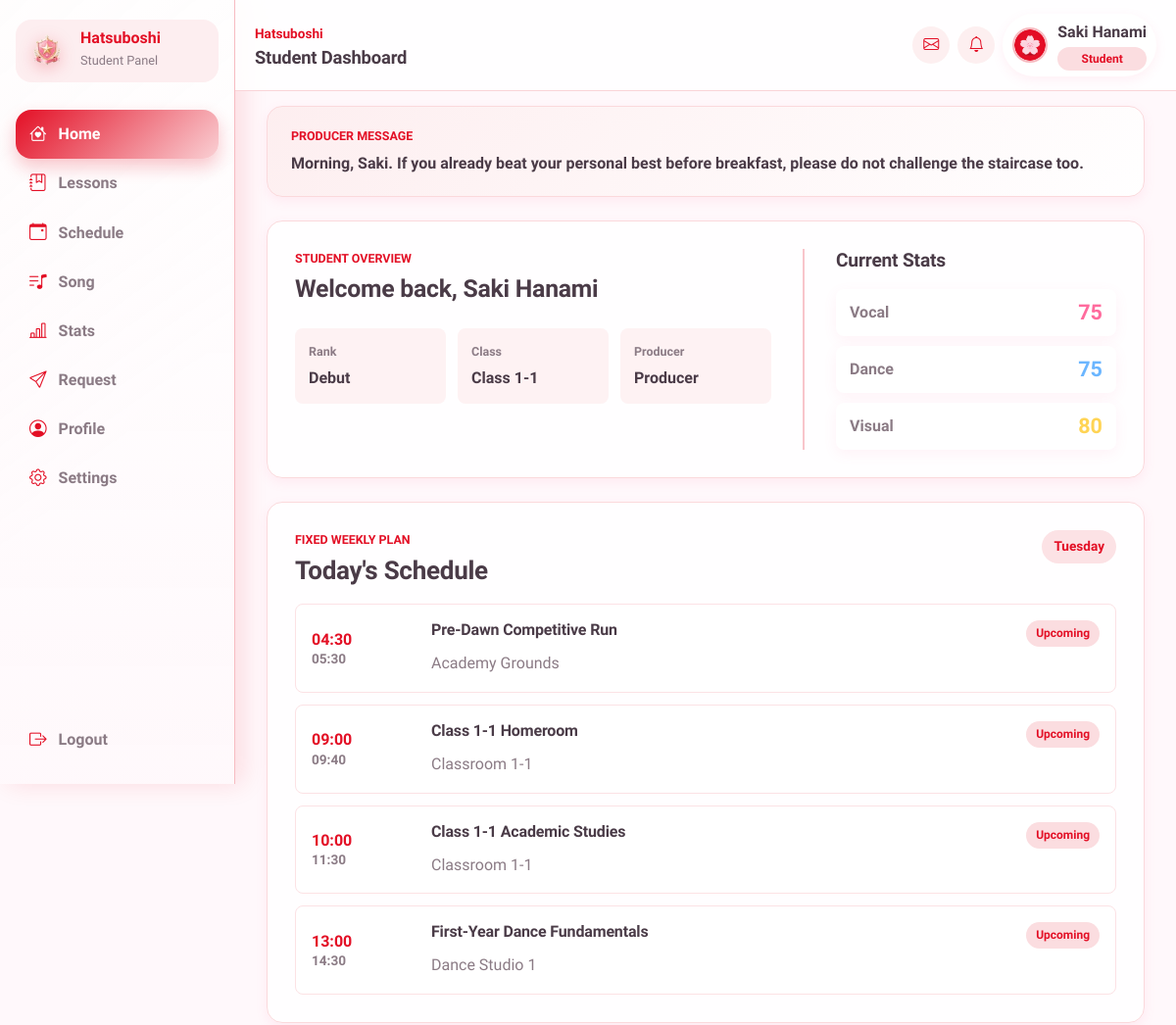
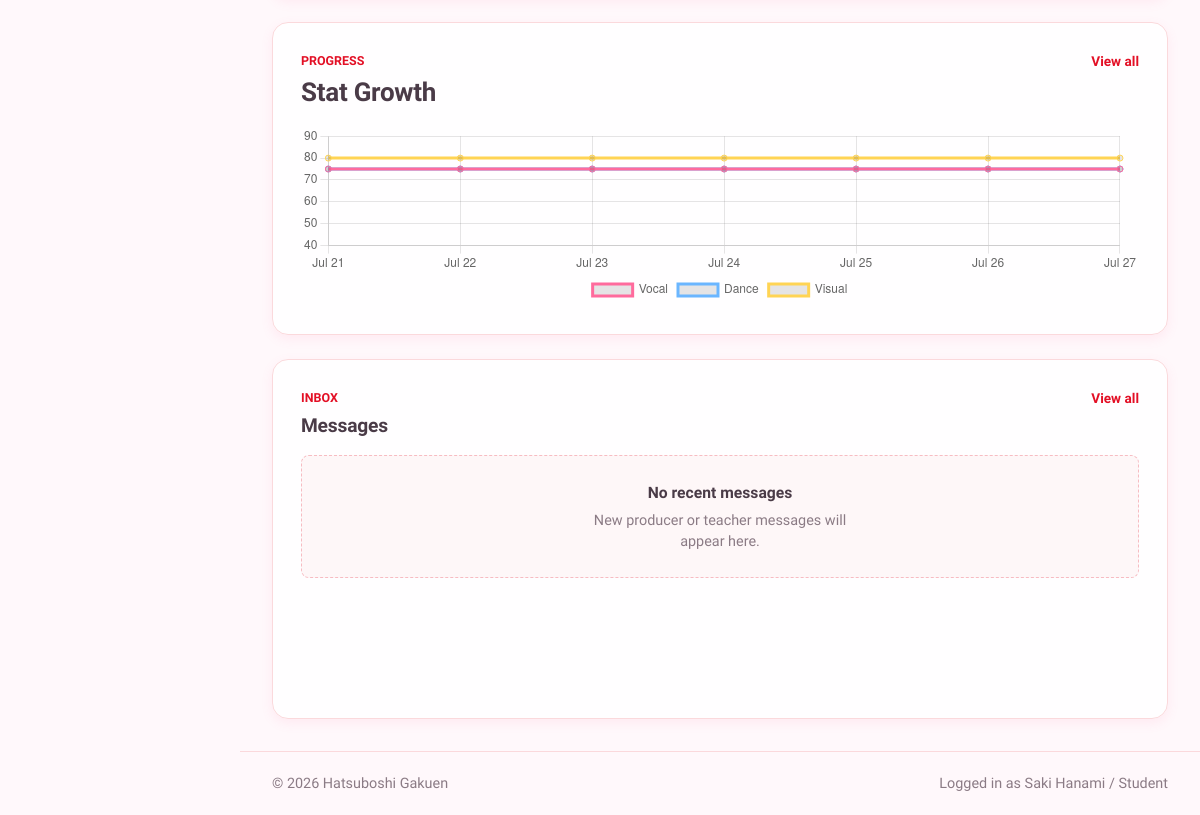
The app's page /student/dashboard.php (signed in) with its own data (2 pictures, top to bottom).
### tables this page shows
CREATE TABLE `students` (
  `id` int(11) NOT NULL AUTO_INCREMENT,
  `user_id` int(11) NOT NULL,
  `name` varchar(100) NOT NULL,
  `name_jp` varchar(100) DEFAULT NULL,
  `birthday` date DEFAULT NULL,
  `zodiac` varchar(30) DEFAULT NULL,
  `blood_type` char(2) DEFAULT NULL,
  `height` int(11) DEFAULT NULL,
  `weight` int(11) DEFAULT NULL,
  `three_size` varchar(20) DEFAULT NULL,
  `hometown` varchar(50) DEFAULT NULL,
  `hobbies` text DEFAULT NULL,
  `special_skill` text DEFAULT NULL,
  `school_year` varchar(20) DEFAULT NULL,
  `rank` varchar(10) GENERATED ALWAYS AS (case when (`vocal` + `dance` + `visual`) * 2.3 >= 35000 then 'S5' when (`vocal` + `dance` + `visual`) * 2.3 >= 26000 then 'S4' when (`vocal` + `dance` + `visual`) * 2.3 >= 23000 then 'SSS+' when (`vocal` + `dance` + `visual`) * 2.3 >= 20000 then 'SSS' when (`vocal` + `dance` + `visual`) * 2.3 >= 16000 then 'SS' when (`vocal` + `dance` + `visual`) * 2.3 >= 14500 then 'S+' when (`vocal` + `dance` + `visual`) * 2.3 >= 13000 then 'S' when (`vocal` + `dance` + `visual`) * 2.3 >= 12000 then 'A+' when (`vocal` + `dance` + `visual`) * 2.3 >= 11000 then 'A' when (`vocal` + `dance` + `visual`) * 2.3 >= 10000 then 'B+' when (`vocal` + `dance` + `visual`) * 2.3 >= 9000 then 'B' when (`vocal` + `dance` + `visual`) * 2.3 >= 7500 then 'C+' when (`vocal` + `dance` + `visual`) * 2.3 >= 6500 then 'C' when (`vocal` + `dance` + `visual`) * 2.3 >= 5000 then 'D' when (`vocal` + `dance` + `visual`) * 2.3 >= 3000 then 'E' else 'Debut' end) STORED,
  `vocal` int(11) NOT NULL DEFAULT 0,
  `dance` int(11) NOT NULL DEFAULT 0,
  `visual` int(11) NOT NULL DEFAULT 0,
  `bio` text DEFAULT NULL,
  `producer_id` int(11) DEFAULT NULL,
  `producer_status` enum('active','removal_pending','released','unassigned') DEFAULT 'unassigned',
  `created_at` datetime NOT NULL DEFAULT current_timestamp(),
  `updated_at` datetime NOT NULL DEFAULT current_timestamp() ON UPDATE current_timestamp(),
  PRIMARY KEY (`id`),
  UNIQUE KEY `uniq_students_user_id` (`user_id`),
  KEY `idx_students_producer_id` (`producer_id`),
  KEY `idx_students_rank` (`rank`),
  CONSTRAINT `fk_students_producer` FOREIGN KEY (`producer_id`) REFERENCES `users` (`id`) ON DELETE SET NULL ON UPDATE CASCADE,
  CONSTRAINT `fk_students_user` FOREIGN KEY (`user_id`) REFERENCES `users` (`id`) ON DELETE CASCADE ON UPDATE CASCADE
);

CREATE TABLE `producer_messages` (
  `id` int(11) NOT NULL AUTO_INCREMENT,
  `producer_id` int(11) DEFAULT NULL,
  `student_id` int(11) DEFAULT NULL,
  `message_type` varchar(50) NOT NULL,
  `tone` varchar(20) DEFAULT NULL,
  `message_text` text NOT NULL,
  PRIMARY KEY (`id`),
  KEY `idx_producer_messages_producer_id` (`producer_id`),
  KEY `idx_producer_messages_student_id` (`student_id`),
  KEY `idx_producer_messages_lookup` (`student_id`,`message_type`),
  CONSTRAINT `fk_producer_messages_producer` FOREIGN KEY (`producer_id`) REFERENCES `users` (`id`) ON DELETE SET NULL ON UPDATE CASCADE,
  CONSTRAINT `fk_producer_messages_student` FOREIGN KEY (`student_id`) REFERENCES `students` (`id`) ON DELETE CASCADE ON UPDATE CASCADE
);

CREATE TABLE `users` (
  `id` int(11) NOT NULL AUTO_INCREMENT,
  `username` varchar(50) NOT NULL,
  `password` varchar(255) NOT NULL,
  `role` enum('admin','producer','teacher','student') NOT NULL,
  `avatar` varchar(255) DEFAULT NULL,
  `is_active` tinyint(1) NOT NULL DEFAULT 1,
  `created_at` datetime NOT NULL DEFAULT current_timestamp(),
  `updated_at` datetime NOT NULL DEFAULT current_timestamp() ON UPDATE current_timestamp(),
  `last_login` datetime DEFAULT NULL,
  `theme_primary_color` varchar(20) DEFAULT '#FF6B9D',
  `theme_secondary_color` varchar(20) DEFAULT '#FFB3D1',
  PRIMARY KEY (`id`),
  UNIQUE KEY `uniq_users_username` (`username`),
  KEY `idx_users_role` (`role`),
  KEY `idx_users_is_active` (`is_active`)
);

CREATE TABLE `recurring_schedules` (
  `id` int(11) NOT NULL AUTO_INCREMENT,
  `student_id` int(11) NOT NULL,
  `weekday` tinyint(4) NOT NULL,
  `activity_type` varchar(50) NOT NULL,
  `title` varchar(100) NOT NULL,
  `description` text DEFAULT NULL,
  `start_time` time NOT NULL,
  `end_time` time NOT NULL,
  `location` varchar(100) DEFAULT NULL,
  `created_by` int(11) DEFAULT NULL,
  `is_active` tinyint(1) NOT NULL DEFAULT 1,
  `created_at` datetime NOT NULL DEFAULT current_timestamp(),
  `updated_at` datetime NOT NULL DEFAULT current_timestamp() ON UPDATE current_timestamp(),
  PRIMARY KEY (`id`)
);

### student/dashboard.php (the view, shortened to what the rows shown need)
<?php
require_once '../config/database.php';
$stmt = $pdo->prepare(
    'SELECT
        s.id,
        s.name,
        s.birthday,
        s.producer_id,
        s.rank,
        s.school_year,
        s.vocal,
        s.dance,
        s.visual,
        su.theme_primary_color,
        su.theme_secondary_color,
        pu.username AS producer_name
     FROM students s
     INNER JOIN users su ON su.id = s.user_id
     LEFT JOIN users pu ON pu.id = s.producer_id
     WHERE s.user_id = ?
     LIMIT 1'
);
$stmt->execute([$_SESSION['id']]);
$student = $stmt->fetch();
$weekday = (int) date('N');
$schedule_stmt = $pdo->prepare(
    'SELECT activity_type, title, description, start_time, end_time, location
     FROM recurring_schedules
     WHERE student_id = ?
       AND weekday = ?
       AND is_active = 1
     ORDER BY start_time'
);
$schedule_stmt->execute([$student['id'], $weekday]);
$today_schedules = $schedule_stmt->fetchAll();
require_once '../includes/stat_chart_helpers.php';
$chart = get_student_weekly_stat_chart($pdo, $student);
$chart_labels = $chart['labels'];
$chart_data = $chart['data'];
$previous_snapshot = $chart['previous_snapshot'];
require_once '../includes/producer_message_helpers.php';
$producer_message = get_producer_message(
    $pdo,
    $student,
    $today_schedules,
    $previous_snapshot ?: null
);
$is_birthday = is_student_birthday_today($student);
require_once '../includes/header.php';
?>
<main class="dashboard-main">
    <section class="producer-message-card <?= $is_birthday ? 'birthday-message-card' : '' ?>">
        <p class="dashboard-eyebrow">
            <?= $is_birthday ? 'Birthday Producer Message' : 'Producer Message' ?>
        </p>
        <p class="producer-message-text">
            <?= htmlspecialchars($producer_message, ENT_QUOTES, 'UTF-8') ?>
        </p>
    </section>
    <section class="dashboard-hero">
        <div class="student-info">
            <p class="dashboard-eyebrow">Student Overview</p>
            <h2>
                Welcome back,
                <?= htmlspecialchars($student['name'] ?? 'Student', ENT_QUOTES, 'UTF-8') ?>
            </h2>
            <dl class="student-details">
                <div>
                    <dt>Rank</dt>
                    <dd><?= htmlspecialchars($student['rank'] ?? 'Unranked', ENT_QUOTES, 'UTF-8') ?></dd>
                </div>
                <div>
                    <dt>Class</dt>
                    <dd><?= htmlspecialchars($student['school_year'] ?? 'Not assigned', ENT_QUOTES, 'UTF-8') ?></dd>
                </div>
                <div>
                    <dt>Producer</dt>
                    <dd><?= htmlspecialchars($student['producer_name'] ?? 'Not assigned', ENT_QUOTES, 'UTF-8') ?></dd>
                </div>
            </dl>
        </div>
        <aside class="current-stats">
            <h2>Current Stats</h2>
            <div class="stat-row vocal">
                <span>Vocal</span>
                <strong><?= (int) ($student['vocal'] ?? 0) ?></strong>
            </div>
            <div class="stat-row dance">
                <span>Dance</span>
                <strong><?= (int) ($student['dance'] ?? 0) ?></strong>
            </div>
            <div class="stat-row visual">
                <span>Visual</span>
                <strong><?= (int) ($student['visual'] ?? 0) ?></strong>
            </div>
        </aside>
    </section>
    <div class="dashboard-grid">
        <section class="today-schedule">
            <div class="section-heading">
                <div>
                    <h2>Today's Schedule</h2>
                </div>
            </div>
            <?php if (empty($today_schedules)): ?>
            <div class="empty-dashboard-state">
                <strong>No schedule today</strong>
                <p>There are no fixed lessons or activities planned for this weekday.</p>
            </div>
            <?php else: ?>
            <div class="schedule-list">
                <?php $current_time = date('H:i:s'); ?>
                <?php foreach ($today_schedules as $schedule): ?>
                <?php
                if ($schedule['end_time'] < $current_time) {
                    $schedule_status = 'Passed';
                } elseif ($schedule['start_time'] <= $current_time && $schedule['end_time'] >= $current_time) {
                    $schedule_status = 'Now';
                } else {
                    $schedule_status = 'Upcoming';
                }
                ?>
                <article class="schedule-item">
                    <time class="schedule-time">
                        <span><?= htmlspecialchars(substr($schedule['start_time'], 0, 5), ENT_QUOTES, 'UTF-8') ?></span>
                        <span><?= htmlspecialchars(substr($schedule['end_time'], 0, 5), ENT_QUOTES, 'UTF-8') ?></span>
                    </time>
                    <div class="schedule-content">
                        <div class="schedule-title-row">
                            <h3>
                                <?= htmlspecialchars($schedule['title'], ENT_QUOTES, 'UTF-8') ?>
                            </h3>
                            <span
                                class="schedule-status <?= htmlspecialchars(strtolower($schedule_status), ENT_QUOTES, 'UTF-8') ?>">
                                <?= htmlspecialchars($schedule_status, ENT_QUOTES, 'UTF-8') ?>
                            </span>
                        </div>
                        <p>
                            <?= htmlspecialchars($schedule['location'] ?? 'No location', ENT_QUOTES, 'UTF-8') ?>
                        </p>
                    </div>
                </article>
                <?php endforeach; ?>
            </div>
            <?php endif; ?>
        </section>
        <aside class="dashboard-side-panel">
            <section class="stats-preview">
                <div class="section-heading">
                    <div>
                        <h2>Stat Growth</h2>
                    </div>
                </div>
            </section>
            <section class="messages-preview">
                <div class="section-heading">
                    <div>
                        <h2>Messages</h2>
                    </div>
                </div>
            </section>
        </aside>
    </div>
</main>
<script>
//Pass PHP chart data to JavaScript
const statLabels = <?= json_encode($chart_labels, JSON_HEX_TAG | JSON_HEX_APOS | JSON_HEX_QUOT | JSON_HEX_AMP) ?>;
const statData = <?= json_encode($chart_data, JSON_HEX_TAG | JSON_HEX_APOS | JSON_HEX_QUOT | JSON_HEX_AMP) ?>;
//Find the highest stat value
const allStats = [
    ...(statData.vocal ?? []),
    ...(statData.dance ?? []),
    ...(statData.visual ?? [])
].filter(value => value !== null && value !== undefined);
const maxStat = allStats.length ? Math.max(...allStats) : 100;
const yMax = Math.ceil((maxStat + 10) / 10) * 10;
//Create the line chart
new Chart(document.getElementById('statProgressChart'), {
    type: 'line',
    data: {
        labels: statLabels,
        datasets: [
            {
                label: 'Vocal',
                data: statData.vocal,
                borderColor: getComputedStyle(document.body).getPropertyValue('--vocal-color').trim(),
                tension: 0.35,
                spanGaps: true
            },
            {
                label: 'Dance',
                data: statData.dance,
                borderColor: getComputedStyle(document.body).getPropertyValue('--dance-color').trim(),
                tension: 0.35,
                spanGaps: true
            },
            {
                label: 'Visual',
                data: statData.visual,
                borderColor: getComputedStyle(document.body).getPropertyValue('--visual-color').trim(),
                tension: 0.35,
                spanGaps: true
            }
        ]
    },
    //Chart option
    options: {
        responsive: true,
        maintainAspectRatio: false,
        plugins: {
            legend: {
                position: 'bottom'
            }
        },
        scales: {
            y: {
                min: 40,
                max: yMax,
                ticks: {
                    stepSize: 10
                }
            }
        }
    }
});
</script>
<?php require_once '../includes/footer.php'; ?>

### records on screen
students: producer_message "Morning, Saki. If you already beat your personal best before breakfast, please do not challenge the staircase too.", name "Saki Hanami", rank "Debut", school_year "Class 1-1", producer.username "Producer", vocal "75", dance "75", visual "80"
recurring_schedules: start_time "04:30", end_time "05:30", title "Pre-Dawn Competitive Run", schedule_status "Upcoming", location "Academy Grounds"
recurring_schedules: start_time "09:00", end_time "09:40", title "Class 1-1 Homeroom", schedule_status "Upcoming", location "Classroom 1-1"
recurring_schedules: start_time "10:00", end_time "11:30", title "Class 1-1 Academic Studies", schedule_status "Upcoming", location "Classroom 1-1"
recurring_schedules: start_time "13:00", end_time "14:30", title "First-Year Dance Fundamentals", schedule_status "Upcoming", location "Dance Studio 1"

### other values on screen
$page_title "Student Dashboard"
$username "Saki Hanami"
$role_label "Student"
$panel_label "Student Panel"
$item['label'] "Home"
$item['label'] "Lessons"
$item['label'] "Schedule"
$item['label'] "Song"
$item['label'] "Stats"
$item['label'] "Request"
$item['label'] "Profile"
$item['label'] "Settings"
$_SESSION['user_name'] "Saki Hanami"
$_SESSION['role'] "Student"
